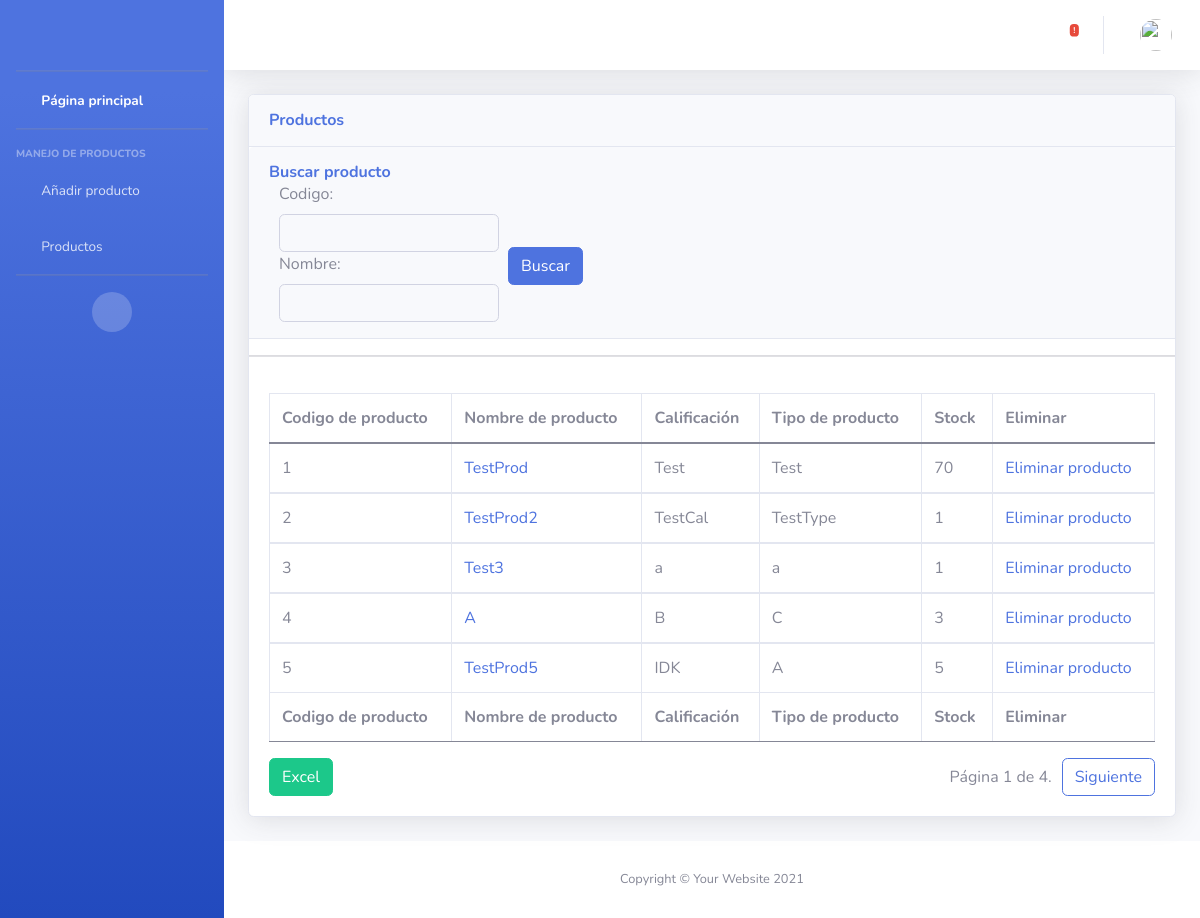
The app's page /tables/ with its own data.
### stockList/models.py (models this page shows, shortened)
class Tables(models.Model):
    codProd=models.IntegerField(default=0, blank=False, null=False)
    nomProd=models.CharField(max_length=20, blank=False, null=False)
    calificacion=models.TextField(max_length=20, blank=False, null=False, choices=tiposDeProducto, verbose_name="Calificación")
    tipoProd=models.TextField(max_length=13, blank=False, null=False)
    stock=models.IntegerField(default=0, blank=False, null=False)
    class Meta:
        verbose_name="Table"
        verbose_name_plural="Tables"

### stockList/views.py (the view, shortened to what this page needs)
# urls.py: path('tables/', sViews.tables, name='tables'),
def tables(request):
    tablesEntries=Tables.objects.all().order_by('id')
    form=TablesSearchForm(request.POST or None)
    paginator = Paginator(tablesEntries, 5) #paginador, dividido por 5 entradas en cada pagina
    page_number = request.GET.get("page")
    page_obj = paginator.get_page(page_number)
    context = {
        "form": form,
        "everyEntry": tablesEntries,
        "page_obj": page_obj,
        } #contexto para la página, para definirlo de una sola forma
    return render(request, "stockList/tables.html", context)

### stockList/forms.py
class TablesSearchForm(forms.ModelForm):
    codProd=IntegerField( label="Codigo" ,required=False, widget=forms.NumberInput(attrs={'class':'form-control form-control-user bg-light small', 'aria-describedby':'basic-addon2'}))
    nomProd=CharField( label="Nombre",max_length=20, required=False, widget=forms.TextInput(attrs={'class':'form-control form-control-user bg-light small', 'aria-describedby':'basic-addon2'}))
    class Meta:
        model = Tables
        fields = ['codProd', 'nomProd']

### stockList/context_processors.py (called while the page is built)
def alerts(request):
    alertsEntries=Tables.objects.all().order_by('stock')
    return {"alerts": alertsEntries}

### stockList/templates/stockList/tables.html (shortened to what this page needs)
{% extends "core/base.html" %}
{% load static %}
{% block styles %}
<link href="{% static 'core/vendor/fontawesome-free/css/all.min.css' %}" rel="stylesheet" type="text/css">
    <link href="https://cdn.jsdelivr.net/npm/bootstrap@5.0.2/dist/css/bootstrap.min.css" rel="stylesheet">
<link href="{% static 'core/css/sb-admin-2.min.css' %}" rel="stylesheet">
<link href="{% static 'core/vendor/datatables/dataTables.bootstrap4.min.css' %}" rel="stylesheet">
{% endblock %}
{% block content %}
                <div class="container-fluid">
                    <div class="card shadow mb-4">
                        <div class="card-header py-3">
                            <h6 class="m-0 font-weight-bold text-primary">Productos</h6>
                        </div>
                        <div>
                            <div class="card-header py-3">
                                <h6 class="m-0 font-weight-bold text-primary">Buscar producto</h6>
                            <form class="navbar-search" method="POST" action="">
                                    <div class="input-group">
                                        <div class="border-0" aria-label="Search" aria-describedby="basic-addon2" style="margin-left:10px; margin-right:10px">
                                        {{form.as_table}}
                                        </div>
                                        <div class="">
                                            <input class="btn btn-primary" type="submit" value="Buscar" style="margin-top:65px;">
                                        </div>
                                    </div>
                                </div>
                        </div>
                        <hr>
                        <div class="card-body">
                            <div class="table-responsive">
                                <table class="table table-bordered" id="dataTable" width="100%" cellspacing="0">
                                    <thead>
                                        <tr>
                                            <th>Codigo de producto</th>
                                            <th>Nombre de producto</th>
                                            <th>Calificación</th>
                                            <th>Tipo de producto</th>
                                            <th>Stock</th>
                                            <th>Eliminar</th>
                                        </tr>
                                    </thead>
                                    <tfoot>
                                        <tr>
                                            <th>Codigo de producto</th>
                                            <th>Nombre de producto</th>
                                            <th>Calificación</th>
                                            <th>Tipo de producto</th>
                                            <th>Stock</th>
                                            <th>Eliminar</th>
                                        </tr>
                                    </tfoot>
                                    {% for product in page_obj%}
                                    <tbody>
                                        <tr>
                                            <td>{{product.codProd}}</td>
                                            <td><a href="{% url 'update_stock' product.id %}">{{product.nomProd}}</a></td>
                                            <td>{{product.calificacion}}</td>
                                            <td>{{product.tipoProd}}</td>
                                            <td>{{product.stock}}</td>
                                            <td><a href="{% url 'delete_stock' product.id %}">Eliminar producto</a></td>
                                        </tr>
                                    </tbody>
                                    {% endfor %}
                                </table>
                                <a href="{% url 'stockList:reporte_excel' %}" class="btn btn-success">Excel</a>
                                <div class="btn-group paginator-style Bbutton" role="group" aria-label="Basic outlined example">
                                    <span class="current pageNumerator">
                                        Página {{ page_obj.number }} de {{ page_obj.paginator.num_pages }}.
                                    </span>
                                    {% if page_obj.has_next %}
                                    <a href="?page={{ page_obj.next_page_number }}">
                                        <button type="button" class="btn btn-outline-primary paginator-buttons">Siguiente</button>
                                    </a>
                                    {% endif %}
                                </div>
                            </div>
                        </div>
                    </div>
                </div>
            </div>
{% endblock %}

### core/templates/core/base.html (shortened to what this page needs)
{% load static %}
<!DOCTYPE html>
<html lang="en">
<head>
    {% block styles %}{% endblock %}
</head>
<body id="page-top">
    <div id="wrapper">
        <ul class="navbar-nav bg-gradient-primary sidebar sidebar-dark accordion" id="accordionSidebar">
            <a class="sidebar-brand d-flex align-items-center justify-content-center" href="/">
                <div class="sidebar-brand-icon rotate-n-15">
                    <i class="fas fa-laugh-wink"></i>
                </div>
            </a>
            <hr class="sidebar-divider my-0">
            <li class="nav-item active">
                <a class="nav-link" href="/">
                    <i class="fas fa-fw fa-tachometer-alt"></i>
                    <span>Página principal</span></a>
            </li>
            <hr class="sidebar-divider">
            <div class="sidebar-heading">
                Manejo de productos
            </div>
            <li class="nav-item">
                <a class="nav-link" href="/adding_stock/">
                    <i class="fas fa-fw fa-folder"></i>
                    <span>Añadir producto</span></a>
            </li>
            <li class="nav-item">
                <a class="nav-link" href="/tables/">
                    <i class="fas fa-fw fa-table"></i>
                    <span>Productos</span></a>
            </li>
            <hr class="sidebar-divider d-none d-md-block">
            <div class="text-center d-none d-md-inline">
                <button class="rounded-circle border-0" id="sidebarToggle"></button>
            </div>
        </ul>
        <div id="content-wrapper" class="d-flex flex-column">
            <div id="content">
                <nav class="navbar navbar-expand navbar-light bg-white topbar mb-4 static-top shadow">
                    <ul class="navbar-nav ml-auto">
                        <li class="nav-item dropdown no-arrow mx-1">
                            <a class="nav-link dropdown-toggle" href="#" id="alertsDropdown" role="button"
                                data-toggle="dropdown" aria-haspopup="true" aria-expanded="false">
                                <i class="fas fa-bell fa-fw"></i>
                                {% for product in alerts %}
                                {% if product.stock <= 20 and forloop.counter == 5 %}
                                    <span class="badge badge-danger badge-counter">!</span>
                                {% endif %}
                                {% endfor %}
                            </a>
                        </li>
                        <li class="nav-item dropdown no-arrow">
                            <a class="nav-link dropdown-toggle" href="#" id="userDropdown" role="button"
                                data-toggle="dropdown" aria-haspopup="true" aria-expanded="false">
                                <img class="img-profile rounded-circle"
                                    src="{% static 'core/img/undraw_profile.svg' %}">
                            </a>
                        </li>
                    </ul>
                </nav>
                {% block content %}{% endblock %}
            <footer class="sticky-footer bg-white">
                <div class="container my-auto">
                    <div class="copyright text-center my-auto">
                        <span>Copyright &copy; Your Website 2021</span>
                    </div>
                </div>
            </footer>
        </div>
    </div>
</body>
</html>

### records on screen
Tables: codProd "1", nomProd "TestProd", calificacion "Test", tipoProd "Test", stock "70"
Tables: codProd "2", nomProd "TestProd2", calificacion "TestCal", tipoProd "TestType", stock "1"
Tables: codProd "3", nomProd "Test3", calificacion "a", tipoProd "a", stock "1"
Tables: codProd "4", nomProd "A", calificacion "B", tipoProd "C", stock "3"
Tables: codProd "5", nomProd "TestProd5", calificacion "IDK", tipoProd "A", stock "5"

### other values on screen
{{ page_obj.number }} "1"
{{ page_obj.paginator.num_pages }} "4"
